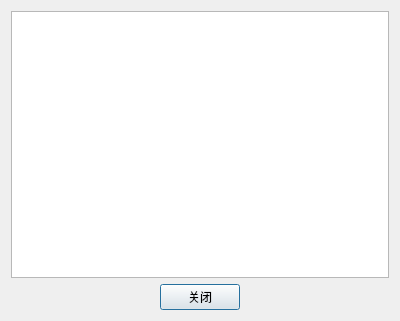
<?xml version="1.0" encoding="UTF-8"?>
<ui version="4.0">
 <class>Progresswindow</class>
 <widget class="QDialog" name="Progresswindow">
  <property name="geometry">
   <rect>
    <x>0</x>
    <y>0</y>
    <width>400</width>
    <height>321</height>
   </rect>
  </property>
  <property name="windowTitle">
   <string>Progress</string>
  </property>
  <layout class="QVBoxLayout" name="verticalLayout">
   <item>
    <widget class="QTextBrowser" name="textBrowser"/>
   </item>
   <item>
    <layout class="QHBoxLayout" name="horizontalLayout_2">
     <item>
      <spacer name="horizontalSpacer">
       <property name="orientation">
        <enum>Qt::Horizontal</enum>
       </property>
       <property name="sizeHint" stdset="0">
        <size>
         <width>40</width>
         <height>20</height>
        </size>
       </property>
      </spacer>
     </item>
     <item>
      <widget class="QPushButton" name="b_close">
       <property name="text">
        <string>关闭</string>
       </property>
      </widget>
     </item>
     <item>
      <spacer name="horizontalSpacer_2">
       <property name="orientation">
        <enum>Qt::Horizontal</enum>
       </property>
       <property name="sizeHint" stdset="0">
        <size>
         <width>40</width>
         <height>20</height>
        </size>
       </property>
      </spacer>
     </item>
    </layout>
   </item>
  </layout>
 </widget>
 <resources/>
 <connections/>
</ui>
